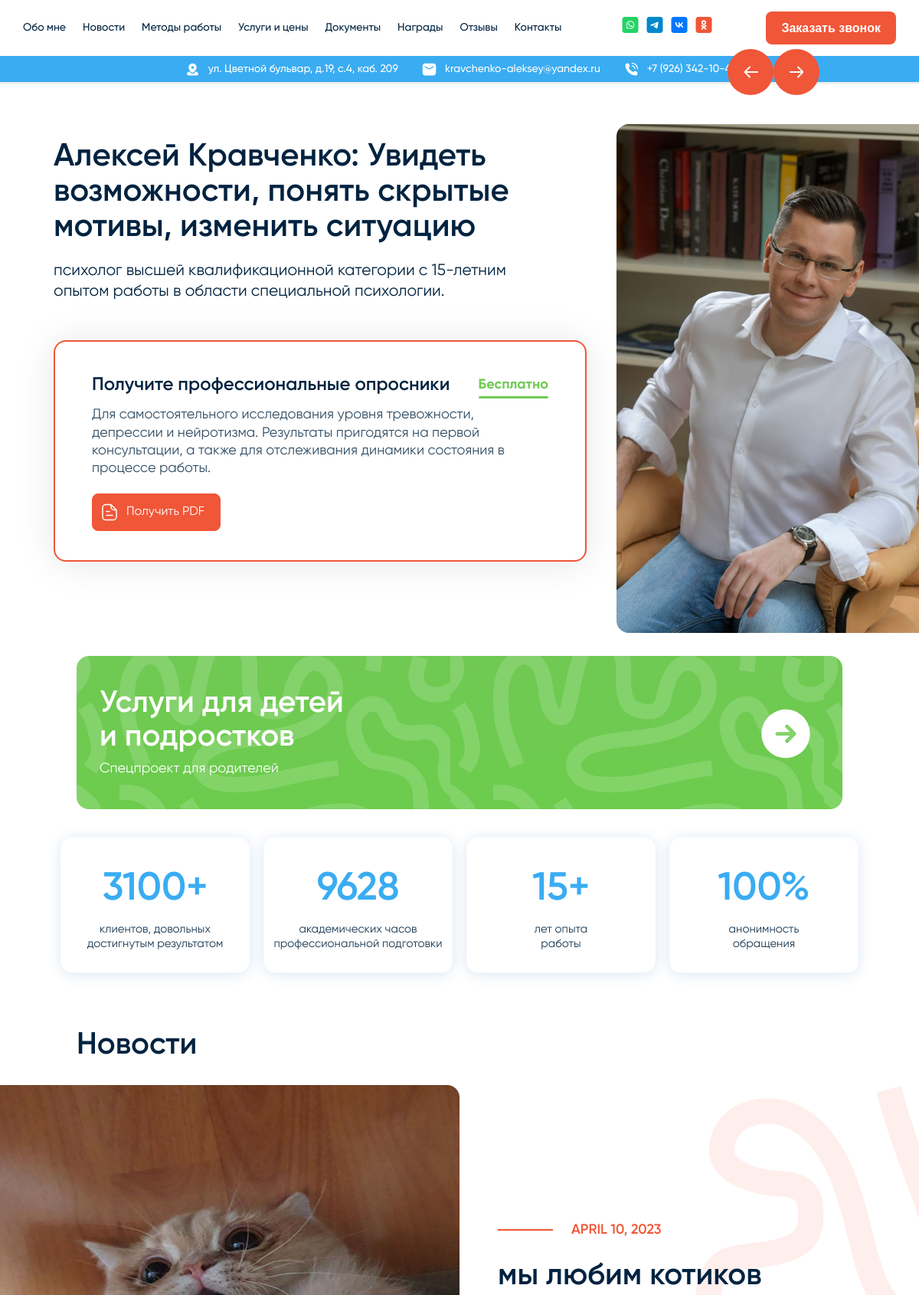
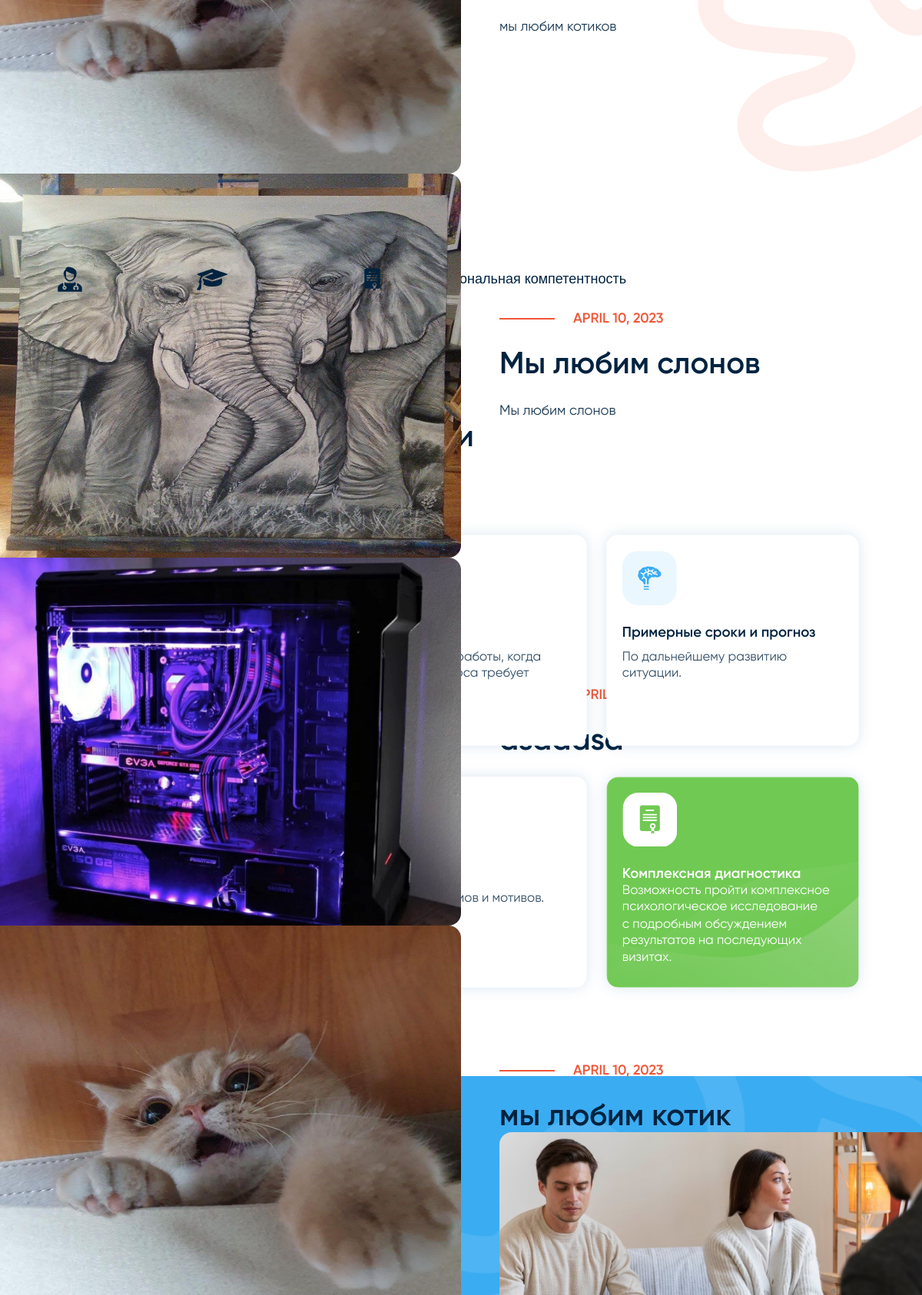
The page / (upper part) on the database its author committed (2 pictures, top to bottom).
### pages/models.py (models this page shows, shortened)
class Image(models.Model):
    data = models.DateField(null=True, blank=True)
    image = models.ImageField(upload_to='images/')
    subject = models.TextField(max_length=500)
    text = models.TextField(max_length=500)
    class Meta:
        verbose_name = ('Слайдер')
        verbose_name_plural = ('Слайдер')

### pages/views.py (the view)
# urls.py: path('', views.index, name='index' ),
def index(request: HttpRequest) -> HttpResponse:
    images = Image.objects.all()
    posts = Post.objects.all()
    subscriptions = Subscription.objects.all()
    context = {
        'images':images,
        'posts':posts,
        'subscriptions':subscriptions
        }
    return render(request=request,
                  template_name='base.html',
                  context=context)

### templates/base.html (shortened to what this page needs)
<!DOCTYPE html>
<html lang="ru">
    {% load static %}
<head>
    <link rel="stylesheet" href="https://cdn.jsdelivr.net/npm/swiper@9/swiper-bundle.min.css" />
    <link rel="stylesheet" href="https://unpkg.com/accordion-js@3.3.4/dist/accordion.min.css">
    <link rel="stylesheet" href="{% static 'css/style.css' %}">
    <link rel="stylesheet" href="{% static 'css/media.css' %}">
</head>
<body>
    <header>
        <div class="pc_header">
            <div class="header_links">
                <a href="#tab_about">Обо мне</a>
                <a href="#news">Новости</a>
                <a href="#method">Методы работы</a>
                <a href="#price">Услуги и цены</a>
                <a href="#document">Документы</a>
                <a href="#awards">Награды</a>
                <a href="#reviews">Отзывы</a>
                <a href="#contact">Контакты</a>
            </div>
            <div class="soc_links">
                <a href="https://wa.me/79263421041"><img src="{% static 'img/icon/whatsapp.svg' %}" alt="Ватсапп"></a>
                <a href="https://t.me/+79263421041"><img src="{% static 'img/icon/telegram.svg' %}" alt="Телеграм"></a>
                <a href="https://vk.com/akravchenkoru"><img src="{% static 'img/icon/vk.svg' %}" alt="ВКонтакте"></a>
                <a href="https://ok.ru/profile/579553265930"><img src="{% static 'img/icon/ok.svg' %}" alt="Одноклассники"></a>
            </div>
            <button class="call_btn openModal">Заказать звонок</button>
        </div>
    </header>
    <div class="pre_nav">
        <a href="https://yandex.ru/maps/-/CCUWyWc3hB"><img src="{% static 'img/icon/loc.svg' %}" alt="Адрес">ул. Цветной бульвар, д.19, с.4, каб. 209</a>
        <a href="mail:kravchenko-aleksey@yandex.ru"><img src="{% static 'img/icon/mail.svg' %}" alt="Почта">kravchenko-aleksey@yandex.ru</a>
        <a href="tel:+79263421041"><img src="{% static 'img/icon/tel.svg' %}" alt="Телефон"> +7 (926) 342-10-41</a>
    </div>
    <section id="about">
        <div class="about">
            <div class="about_content">
                <h1>Алексей Кравченко: Увидеть возможности, понять скрытые мотивы, изменить ситуацию</h1>
                <p class="p">Психолог высшей квалификационной категории с 15-летним опытом работы в области специальной психологии.</p>
                <div class="about_box_abs">
                    <div class="about_box_qest">
                        <div class="about_box_qest_title">
                            <h3>Получите профессиональные опросники</h3>
                            <span class="free">Бесплатно</span>
                        </div>
                        <p>Для самостоятельного исследования уровня тревожности, депрессии и нейротизма. Результаты пригодятся на первой консультации, а также для отслеживания динамики состояния в процессе работы.</p>
                        <a href="" class="down_pdf_btn"><img src="{% static 'img/icon/doc.svg' %}" alt="Получить PDF">Получить PDF</a>
                    </div>
                </div>
            </div>
            <img class="about_img_ipad" src="{% static 'img/about.png' %}" alt="Обо мне">
        </div>
        <div class="green_content">
            <a href="https://psycabinet.ru/" class="green_btn green_btn_pc">
                <div class="green_btn_cont">
                    <h2>Услуги для детей и подростков</h2>
                    <p>Спецпроект для родителей</p>
                </div>
                <img src="{% static 'img/icon/arrow-right.svg' %}" alt="Стрелка">
            </a>
        </div>
        <div class="about_box_content">
            <div class="about_box">
                <span class="blue_h1">3100+</span>
                <p>клиентов, довольных<br> достигнутым результатом</p>
            </div>
            <div class="about_box">
                <span class="blue_h1">9628</span>
                <p>Академических часов<br> профессиональной подготовки</p>
            </div>
            <div class="about_box">
                <span class="blue_h1">15+</span>
                <p>Лет опыта<br> работы</p>
            </div>
            <div class="about_box">
                <span class="blue_h1">100%</span>
                <p>Анонимность<br>обращения</p>
            </div>
        </div>
    </section>
    <section id="news">
        <div class="news">
            <div class="title">
                <h2>Новости</h2>
            </div>
            <div style="--swiper-navigation-color: #000;" class="swiper mySwiper">
                <div class="swiper-wrapper">
                    {% for image in images %}
                    <div class="swiper-slide news_swiper">
                        <img src="{{image.image.url}}" alt="">
                        <div class="news_content">
                            <div class="data">{{image.data}}</div>
                            <h2>{{image.subject}}</h2>
                            <p>{{image.text}}</p>
                        </div>
                    </div>
                    {% endfor %}
                </div>
            </div>
        </div>
    </section>
    <section id="tab_about">
        <div class="tabs_about">
            <div class="tab">
                <button class="tablinks active" onclick="openTab(event, 'Tab1')"><img src="{% static 'img/icon/doctor.svg' %}" alt=""> Обо мне</button>
                <button class="tablinks" onclick="openTab(event, 'Tab2')"><img src="{% static 'img/icon/traced.svg' %}" alt=""> Образование</button>
                <button class="tablinks" onclick="openTab(event, 'Tab3')"><img src="{% static 'img/icon/certificate.svg' %}" alt=""> Профессиональная компетентность</button>
            </div>
        </div>
    </section>
    <section id="consult">
        <div class="consult">
            <h2>Уже на первой консультации<br> вы получаете: </h2>
            <div class="consult_content">
                <div class="consult_flex">
                    <div class="consult_box">
                        <h3>Анализ ситуации</h3>
                        <p>С предварительной гипотезой и<br> конкретными рекомендациями.</p>
                    </div>
                    <div class="consult_box">
                        <h3>План работы</h3>
                        <p>Пошаговый план работы, когда<br> достижение запроса требует времени.</p>
                    </div>
                    <div class="consult_box">
                        <img src="{% static 'img/icon/consult_3.svg' %}" alt="">
                        <h3>Примерные сроки и прогноз</h3>
                        <p>По дальнейшему развитию <br>ситуации.</p>
                    </div>
                </div>
                <div class="consult_flex">
                    <div class="consult_box">
                        <h3>Внимание и забота</h3>
                        <p>Психологическая поддержка <br>на каждом этапе.</p>
                    </div>
                    <div class="consult_box">
                        <h3>Понимание</h3>
                        <p>Скрытых механизмов <br>и мотивов.</p>
                    </div>
                    <div class="consult_box green_box">
                        <img src="{% static 'img/icon/consult_6.svg' %}" alt="">
                        <h3>Комплексная диагностика</h3>
                        <p>Возможность пройти комплексное<br> психологическое исследование<br> с подробным обсуждением<br> результатов на последующих <br>визитах.</p>
                    </div>
                </div>
            </div>
        </div>
    </section>
    <section id="method">
        <div class="method">
            <div class="method_content">
                <h2>Методы работы</h2>
                <p>
                    <br><br> <br>
                    <br><br> <br>
                    <br><br> <br> <br>
                </p>
            </div>
            <img class="method_img" src="{% static 'img/method.jpg' %}" alt="">
        </div>
    </section>
    <div class="bacgr">
        <section id="awards">
            <div class="swiper myAwards">
                <div class="swiper_btn swiper_btn_two">
                    <div class="swiper-button-prev"></div>
                    <div class="swiper-button-next"></div>
                </div>
            </div>
        </section>
    </div>
</body>
</html>

### static/css/media.css (style rules this page uses)
@media (min-width: 996px) { .news_swiper img { width: 600px; max-height: 500px; } }
@media (max-width: 1280px) and (max-width: 1400px) { .pc_header { padding: 15px 70px; } }
@media (max-width: 1400px) { .pc_header { padding: 15px 70px; } }
@media (max-width: 1400px) { .about, .tab { padding-left: 70px; } }
@media (max-width: 1400px) { .about_box_abs { margin: 50px 0 30px; } }
@media (max-width: 1400px) { .about_box_content { padding: 0 70px; } }
@media (max-width: 1400px) { .about_box { width: 265px; height: 190px; } }
@media (max-width: 1400px) { .consult { padding: 100px 70px 105px; } }
@media (max-width: 1400px) { .consult_box { width: 360px; } }
@media (max-width: 1400px) { .about_img_ipad { display: block; } }
@media (max-width: 1400px) { .about { align-items: flex-start; } }
@media (max-width: 1280px) { .green_content { display: flex; padding: 0 100px; margin-bottom: 30px; } }
@media (max-width: 1280px) { .header_links a { font-size: 14px; margin-right: 18px; } }
@media (max-width: 1280px) { .pc_header { padding: 15px 30px; } }
@media (max-width: 1280px) { .pre_nav a { font-size: 14px; } }
@media (max-width: 1280px) { .green_btn_pc { display: flex; width: 100%; max-width: unset; justify-content: space-between; } }
@media (max-width: 1280px) { .about_box { scale: 0.93; } }
@media (max-width: 1280px) { .about { padding-bottom: 30px; } }
@media (max-width: 1280px) { .tablinks { font-size: 18px; } }
@media (max-width: 1280px) { .tablinks.active { font-size: 20px; } }
@media (max-width: 1280px) { .consult_box { scale: 0.93; } }
@media (max-width: 1280px) { .consult_box h3 { font-size: 20px; line-height: 110%; } }

### rows shown on the page
Image: image (picture), data "APRIL 10, 2023", subject "мы любим котиков", text "мы любим котиков"
Image: image (picture), data "APRIL 10, 2023", subject "Мы любим слонов", text "Мы любим слонов"
Image: image (picture), data "APRIL…"
Image: image (picture), data "APRIL 10, 2023", subject "мы любим котик"
